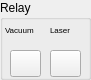
   <widget class="QGroupBox" name="gbRelay">
    <property name="geometry">
     <rect>
      <x>430</x>
      <y>28</y>
      <width>91</width>
      <height>80</height>
     </rect>
    </property>
    <property name="title">
     <string>Relay</string>
    </property>
    <widget class="QPushButton" name="pbPump">
     <property name="geometry">
      <rect>
       <x>10</x>
       <y>50</y>
       <width>31</width>
       <height>27</height>
      </rect>
     </property>
     <property name="autoFillBackground">
      <bool>false</bool>
     </property>
     <property name="text">
      <string/>
     </property>
     <property name="icon">
      <iconset>
       <normaloff>icon/Toggle Off_16px.png</normaloff>icon/Toggle Off_16px.png</iconset>
     </property>
     <property name="checkable">
      <bool>true</bool>
     </property>
     <property name="autoDefault">
      <bool>false</bool>
     </property>
     <property name="default">
      <bool>false</bool>
     </property>
     <property name="flat">
      <bool>false</bool>
     </property>
    </widget>
    <widget class="QLabel" name="label_34">
     <property name="geometry">
      <rect>
       <x>5</x>
       <y>20</y>
       <width>51</width>
       <height>20</height>
      </rect>
     </property>
     <property name="font">
      <font>
       <pointsize>6</pointsize>
      </font>
     </property>
     <property name="text">
      <string>Vacuum</string>
     </property>
    </widget>
    <widget class="QPushButton" name="pbLaser">
     <property name="geometry">
      <rect>
       <x>50</x>
       <y>50</y>
       <width>31</width>
       <height>27</height>
      </rect>
     </property>
     <property name="autoFillBackground">
      <bool>false</bool>
     </property>
     <property name="text">
      <string/>
     </property>
     <property name="icon">
      <iconset>
       <normaloff>icon/Toggle Off_16px.png</normaloff>icon/Toggle Off_16px.png</iconset>
     </property>
     <property name="checkable">
      <bool>true</bool>
     </property>
     <property name="autoDefault">
      <bool>false</bool>
     </property>
     <property name="default">
      <bool>false</bool>
     </property>
     <property name="flat">
      <bool>false</bool>
     </property>
    </widget>
    <widget class="QLabel" name="label_35">
     <property name="geometry">
      <rect>
       <x>50</x>
       <y>20</y>
       <width>51</width>
       <height>20</height>
      </rect>
     </property>
     <property name="font">
      <font>
       <pointsize>6</pointsize>
      </font>
     </property>
     <property name="text">
      <string>Laser</string>
     </property>
    </widget>
   </widget>
